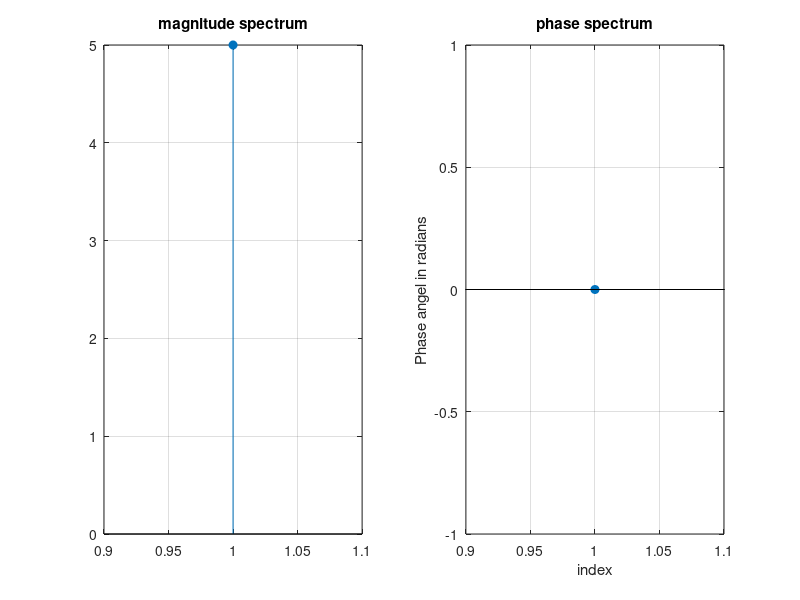

Write MATLAB code to recreate this figure.
%% taking user input signal into an array
data = input('Provide input signal in format [ 1 5 6 8 ...] \n');

%% making len of data power of 2
data_len = length(data) ;
range_base2 = log2(data_len);
if( ~isempty(data) && isinteger(range_base2) == false  && range_base2 ~=0 ) 
    data = horzcat(data ,zeros(1, 2^ceil(range_base2) -data_len));
   
end

%% bit reversal array
temp_arr = (0:length(data)-1);
rev_bit = bitrevorder(temp_arr);

%log2(length(data))

%% rearanging the data array
re_arr = zeros(1 ,length(rev_bit));
for itr = 1:length(rev_bit)
    re_arr(itr) = data( rev_bit(itr) + 1) ;
end

%%
num_stages = log2(length(re_arr)) ;
disp( 'num of stages')
disp(num_stages);
for i = 1:num_stages 
    %2^i
    for j = 1:2^i:length(rev_bit)
        len_sets = 2^(i-1);
        % for each set iterate
        for k = 1:len_sets 
            %left_idx = rev_bit(j+k-1) +1   ;
            %right_idx = rev_bit(j+len_sets-1+k) +1;
            left_idx = j + k -1;
            right_idx = j+ len_sets - 1+ k ; 
            
            [re_arr(left_idx),re_arr(right_idx)]= my_dft(re_arr(left_idx),re_arr(right_idx),k-1,data_len/(2^(num_stages-i)));
            %disp(data(left_idx));
            %disp(data(right_idx));
        end  
    end
   
end 

%%
subplot(1,2,1);
stem( abs(re_arr),'filled' ) , grid on  ;
title("magnitude spectrum");

subplot(1,2,2);
stem(angle(re_arr) , 'filled') , grid on  ; 
title("phase spectrum");
xlabel("index");
ylabel("Phase angel in radians");






 %% fucntion for two point dft 
function [x,y] = my_dft(a,b,k ,data_len)
    x = a + (exp((-2*pi*j*k)/data_len))*b ;
    y = a - (exp((-2*pi*j*k)/data_len))*b ; 
end


















